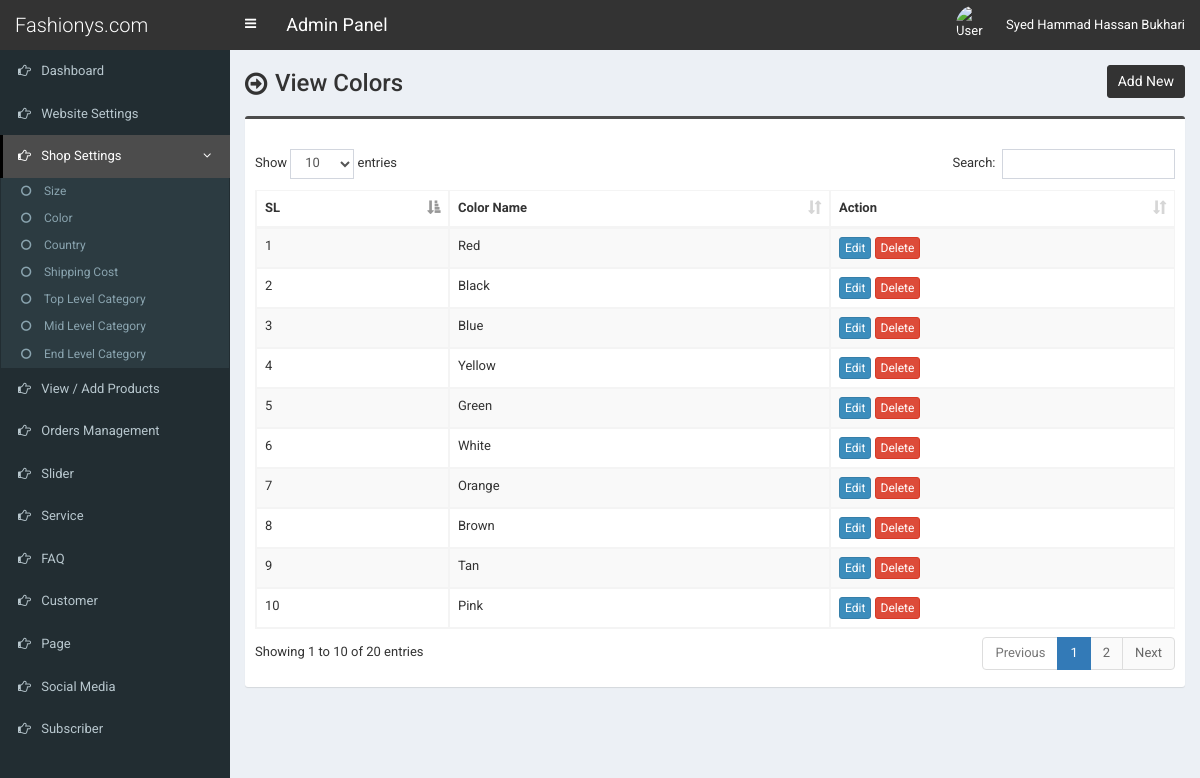
The page /admin/color.php (signed in) on the database its author committed.
### tables this page shows
CREATE TABLE `tbl_color` (
  `color_id` int(11) NOT NULL,
  `color_name` varchar(255) NOT NULL
);

### admin/color.php (the view, shortened to what this page needs)
<?php require_once('header.php'); ?>
<section class="content-header">
	<div class="content-header-left">
		<h1>View Colors</h1>
	</div>
	<div class="content-header-right">
		<a href="color-add.php" class="btn btn-primary btn-sm">Add New</a>
	</div>
</section>
<section class="content">
  <div class="row">
    <div class="col-md-12">
      <div class="box box-info">
        <div class="box-body table-responsive">
          <table id="example1" class="table table-bordered table-striped">
			<thead>
			    <tr>
			        <th>SL</th>
			        <th>Color Name</th>
			        <th>Action</th>
			    </tr>
			</thead>
            <tbody>
            	<?php
            	$i=0;
            	$statement = $pdo->prepare("SELECT * FROM tbl_color ORDER BY color_id ASC");
            	$statement->execute();
            	$result = $statement->fetchAll(PDO::FETCH_ASSOC);
            	foreach ($result as $row) {
            		$i++;
            		?>
					<tr>
	                    <td><?php echo $i; ?></td>
	                    <td><?php echo $row['color_name']; ?></td>
	                    <td>
	                        <a href="color-edit.php?id=<?php echo $row['color_id']; ?>" class="btn btn-primary btn-xs">Edit</a>
	                        <a href="#" class="btn btn-danger btn-xs" data-href="color-delete.php?id=<?php echo $row['color_id']; ?>" data-toggle="modal" data-target="#confirm-delete">Delete</a>
	                    </td>
	                </tr>
            		<?php
            	}
            	?>
            </tbody>
          </table>
        </div>
      </div>
</section>
<?php require_once('footer.php'); ?>

### admin/style.css (style rules this page uses)
body { font-size: 13px; font-family: 'Roboto', sans-serif; }
.content-header>h1, .content-header .content-header-left h1 { font-family: 'Roboto', sans-serif; }
.box-info { padding-top: 20px; }
.content-header { overflow: hidden; }
.content-header .content-header-left { float: left; padding-top: 5px; }
.content-header .content-header-right { float: right; }
.content-header .content-header-left h1 { margin-top: 0; margin-bottom: 0; padding-left: 30px; padding-bottom: 5px; font-size: 24px; position: relative; }
.content-header .content-header-left h1:before { position: absolute; top: 0; left: 0; font-family: 'FontAwesome', sans-serif; font-size: 26px; content: '\f18e'; }
.content-header .content-header-right a { position: relative; font-size: 14px; }
.box.box-info { border-top-color: #4c4c4c; }
.content-header .content-header-right a { background-color: #333333; border-color: #333333; }

### rows shown on the page
tbl_color: color_name "Red"
tbl_color: color_name "Black"
tbl_color: color_name "Blue"
tbl_color: color_name "Yellow"
tbl_color: color_name "Green"
tbl_color: color_name "White"
tbl_color: color_name "Orange"
tbl_color: color_name "Brown"
tbl_color: color_name "Tan"
tbl_color: color_name "Pink"

### other values the page prints
$_SESSION['user']['full_name'] "Syed Hammad Hassan Bukhari"
